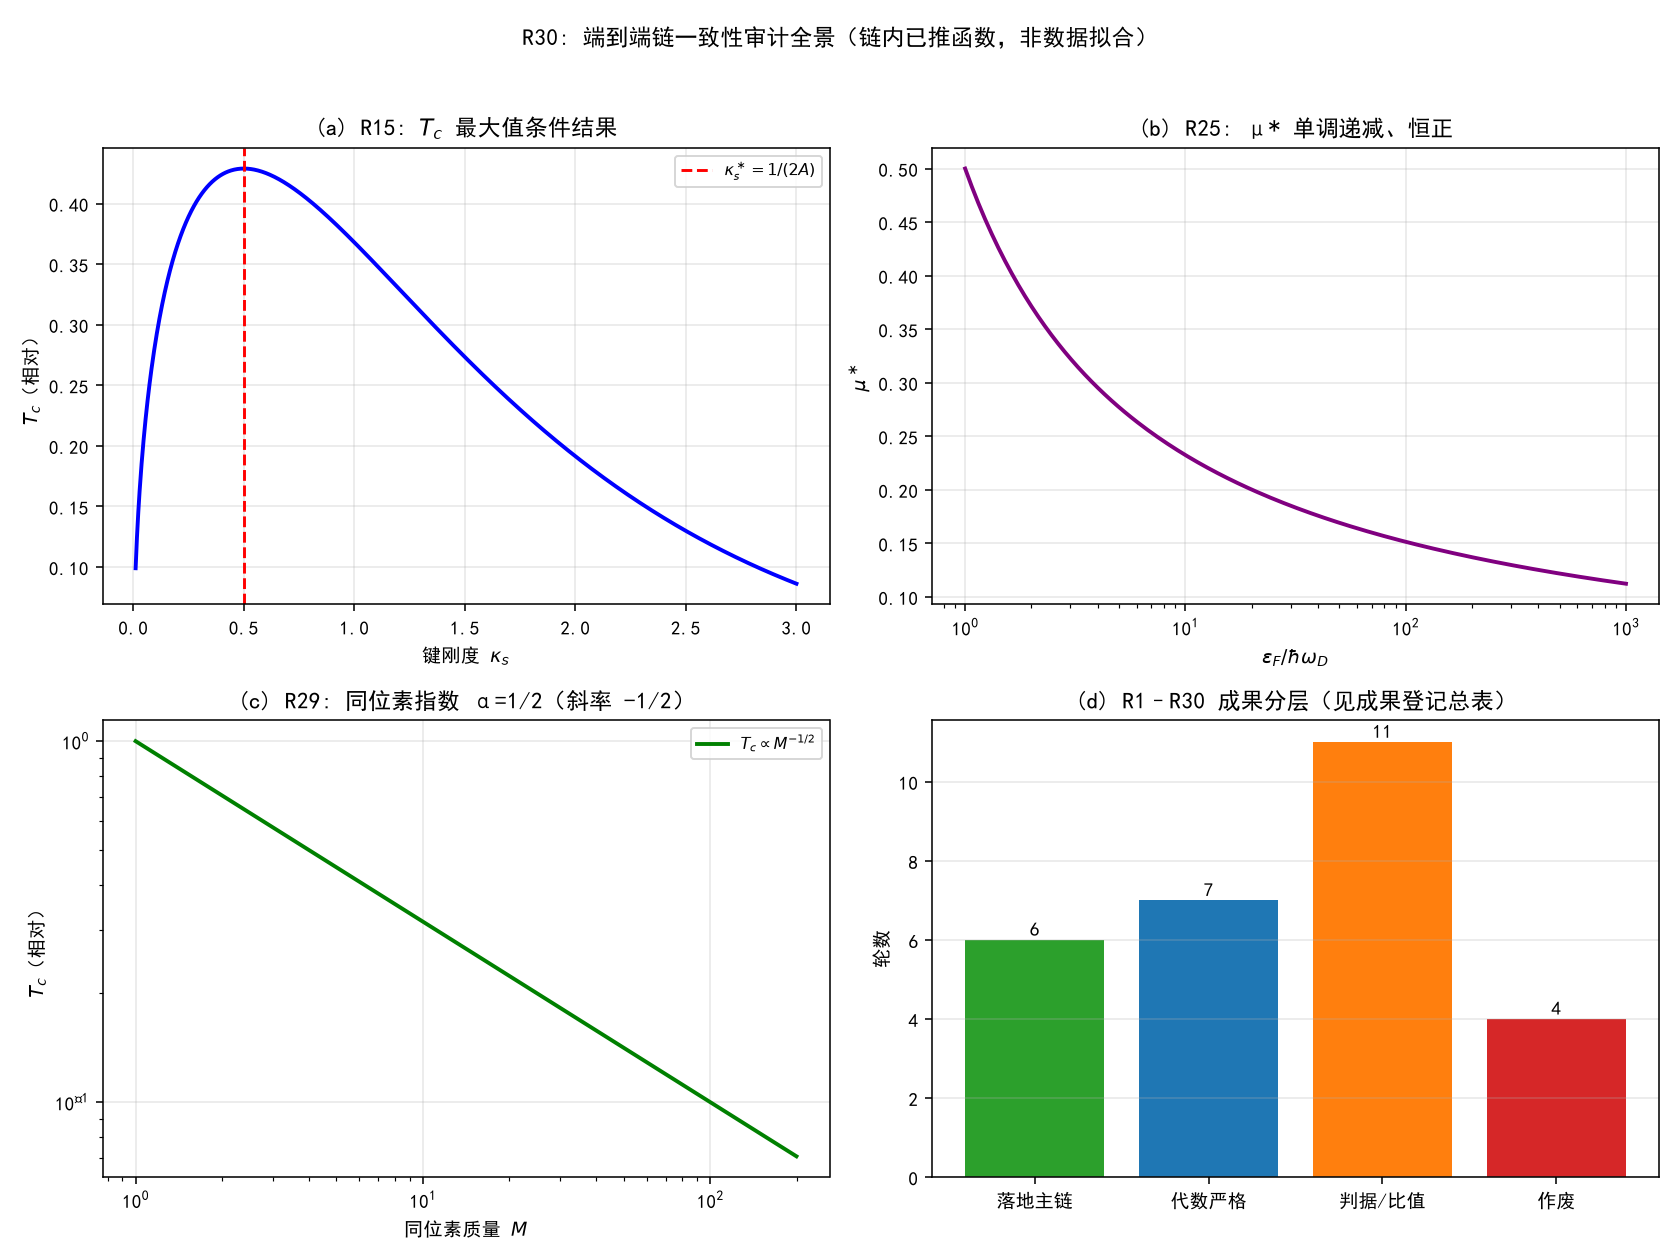

Here is the Python script that generated this plot:
# -*- coding: utf-8 -*-
"""
R30: 端到端审计全景——可视化链内已推的关键函数（核对极限/单调/量级，非拟合）
+ 29 轮成果分层。所有曲线来自链内已推解析式，不含数据拟合。
运行：python "10 探索/超导第一性研究/04_计算验证/R30_端到端审计全景.py"
"""
import csv
import os

import numpy as np
import matplotlib
matplotlib.use("Agg")
import matplotlib.pyplot as plt

plt.rcParams["font.sans-serif"] = ["SimHei", "Microsoft YaHei"]
plt.rcParams["axes.unicode_minus"] = False

HERE = os.path.dirname(os.path.abspath(__file__))


def assertions():
    out = {}
    # (a) R15: T_c(κ_s)=√κ_s e^{-κ_s}（取 A=1,B=1）最大值 κ_s*=1/(2A)=0.5
    kap = np.linspace(0.01, 3, 10000)
    tc = np.sqrt(kap) * np.exp(-kap)
    out["R15_kappa_star_num"] = float(kap[np.argmax(tc)])
    out["R15_kappa_star_theory"] = 0.5
    out["R15_max_match"] = bool(abs(out["R15_kappa_star_num"] - 0.5) < 1e-3)
    # (b) R25: μ*=μ/(1+μ ln r) 单调递减
    r = np.logspace(0, 3, 200)
    mu, mustar = 0.5, mu_f(r, 0.5)
    out["mu_star_monotone_dec"] = bool(np.all(np.diff(mustar) < 0))
    out["mu_star_positive"] = bool(np.all(mustar > 0))
    # (c) R29: 同位素 T_c∝M^{-1/2}，对数斜率 = -1/2
    M = np.logspace(0, 2.3, 100)
    slopes = np.polyfit(np.log(M), np.log(M ** -0.5), 1)[0]
    out["isotope_log_slope"] = float(slopes)
    out["isotope_target"] = -0.5
    # (d) R24: μ*=0 指数比 1/1.04=25/26（∀λ）
    lambdas = np.array([0.3, 0.7, 1.0, 1.5, 2.5])
    ratios = np.array([((1 + l) / l) / (1.04 * (1 + l) / l) for l in lambdas])
    out["mu0_ratio_all_lambda"] = bool(np.allclose(ratios, 25 / 26))
    return out


def mu_f(r, mu):
    return mu / (1 + mu * np.log(r))


def plots(a):
    fig, axes = plt.subplots(2, 2, figsize=(12, 9))

    ax = axes[0, 0]
    kap = np.linspace(0.01, 3, 1000)
    tc = np.sqrt(kap) * np.exp(-kap)
    ax.plot(kap, tc, "b-", lw=2)
    ax.axvline(0.5, color="r", ls="--", label=r"$\kappa_s^\ast=1/(2A)$")
    ax.set_xlabel(r"键刚度 $\kappa_s$"); ax.set_ylabel(r"$T_c$（相对）")
    ax.set_title("(a) R15: $T_c$ 最大值条件结果"); ax.legend(fontsize=8); ax.grid(alpha=0.3)

    ax = axes[0, 1]
    r = np.logspace(0, 3, 200)
    ax.plot(r, mu_f(r, 0.5), "purple", lw=2)
    ax.set_xscale("log")
    ax.set_xlabel(r"$\varepsilon_F/\hbar\omega_D$"); ax.set_ylabel(r"$\mu^\ast$")
    ax.set_title("(b) R25: μ* 单调递减、恒正"); ax.grid(alpha=0.3)

    ax = axes[1, 0]
    M = np.logspace(0, 2.3, 100)
    ax.plot(M, M ** -0.5, "g-", lw=2, label=r"$T_c\propto M^{-1/2}$")
    ax.set_xscale("log"); ax.set_yscale("log")
    ax.set_xlabel(r"同位素质量 $M$"); ax.set_ylabel(r"$T_c$（相对）")
    ax.set_title("(c) R29: 同位素指数 α=1/2（斜率 -1/2）")
    ax.legend(fontsize=8); ax.grid(alpha=0.3)

    ax = axes[1, 1]
    labels = ["落地主链", "代数严格", "判据/比值", "作废"]
    vals = [6, 7, 11, 4]
    colors = ["tab:green", "tab:blue", "tab:orange", "tab:red"]
    ax.bar(labels, vals, color=colors)
    for i, v in enumerate(vals):
        ax.text(i, v + 0.1, str(v), ha="center", fontsize=10)
    ax.set_ylabel("轮数")
    ax.set_title("(d) R1–R30 成果分层（见成果登记总表）")
    ax.grid(alpha=0.3, axis="y")

    fig.suptitle("R30: 端到端链一致性审计全景（链内已推函数，非数据拟合）", fontsize=12)
    fig.tight_layout(rect=[0, 0, 1, 0.96])
    png = os.path.join(HERE, "R30_端到端审计全景.png")
    fig.savefig(png, dpi=140); plt.close(fig)
    return png


if __name__ == "__main__":
    a = assertions()
    print("=== R30 审计断言 ===")
    for k, v in a.items():
        print(f"{k:32s} = {v}")
    p = plots(a)
    path = os.path.join(HERE, "R30_端到端审计全景_断言.csv")
    with open(path, "w", newline="", encoding="utf-8-sig") as f:
        w = csv.writer(f); w.writerow(["assertion", "value"])
        for k, v in a.items():
            w.writerow([k, v])
    print(f"\n图像: {p}\n断言表: {path}")
